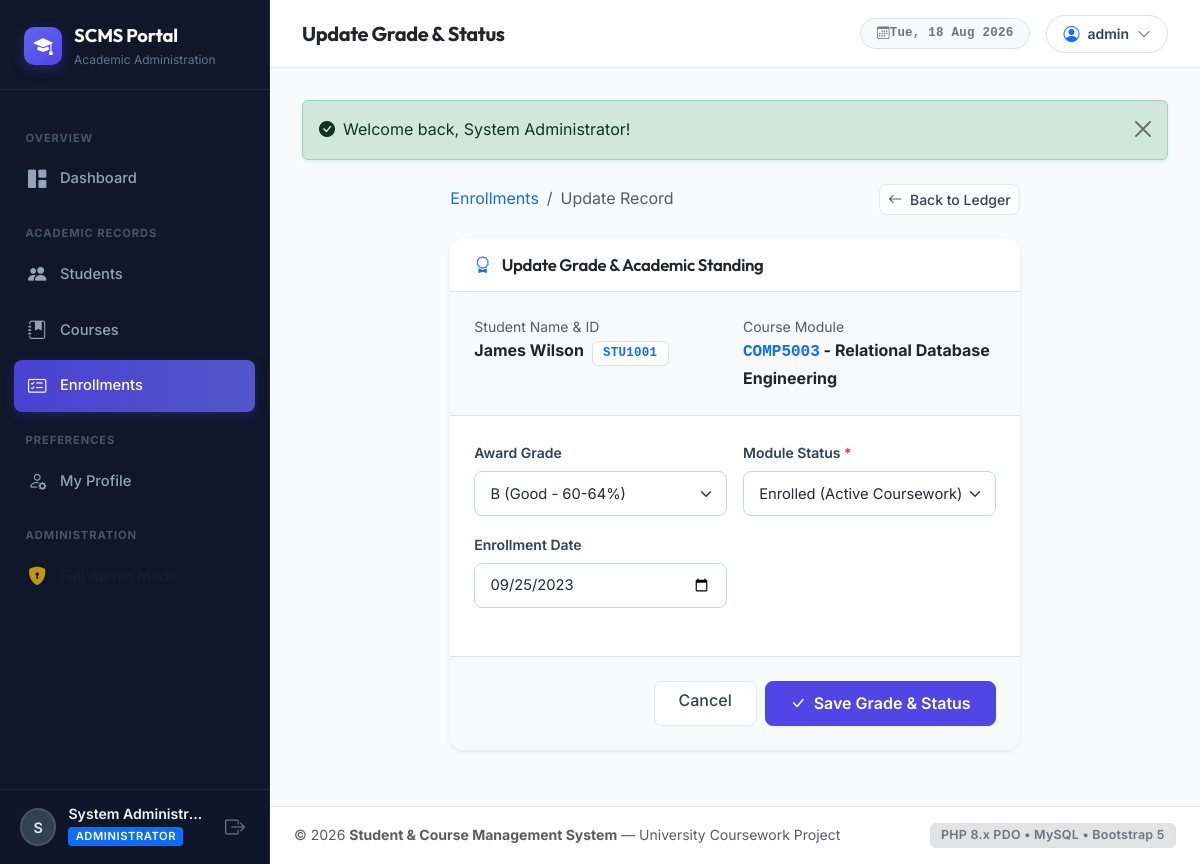
Screenshot of /enrollments/edit.php?id=2 (signed in) with the database file from the repository.
### tables this page shows
CREATE TABLE IF NOT EXISTS enrollments (
    id INT AUTO_INCREMENT PRIMARY KEY,
    student_id INT NOT NULL,
    course_id INT NOT NULL,
    enrollment_date DATE NOT NULL,
    grade VARCHAR(2) NULL,
    status ENUM('enrolled','completed','dropped') NOT NULL DEFAULT 'enrolled',
    created_at TIMESTAMP DEFAULT CURRENT_TIMESTAMP,
    updated_at TIMESTAMP DEFAULT CURRENT_TIMESTAMP ON UPDATE CURRENT_TIMESTAMP,
    UNIQUE KEY unique_enrollment (student_id, course_id),
    INDEX idx_enrollment_student (student_id),
    INDEX idx_enrollment_course (course_id),
    CONSTRAINT fk_enrollments_student FOREIGN KEY (student_id) REFERENCES students(id) ON DELETE CASCADE,
    CONSTRAINT fk_enrollments_course FOREIGN KEY (course_id) REFERENCES courses(id) ON DELETE CASCADE
);

CREATE TABLE IF NOT EXISTS students (
    id INT AUTO_INCREMENT PRIMARY KEY,
    student_number VARCHAR(20) NOT NULL UNIQUE,
    first_name VARCHAR(50) NOT NULL,
    last_name VARCHAR(50) NOT NULL,
    email VARCHAR(100) NOT NULL UNIQUE,
    phone VARCHAR(20) NULL,
    date_of_birth DATE NULL,
    address VARCHAR(255) NULL,
    enrollment_date DATE NOT NULL,
    status ENUM('active','inactive','graduated') NOT NULL DEFAULT 'active',
    created_at TIMESTAMP DEFAULT CURRENT_TIMESTAMP,
    updated_at TIMESTAMP DEFAULT CURRENT_TIMESTAMP ON UPDATE CURRENT_TIMESTAMP
);

CREATE TABLE IF NOT EXISTS courses (
    id INT AUTO_INCREMENT PRIMARY KEY,
    course_code VARCHAR(20) NOT NULL UNIQUE,
    course_name VARCHAR(100) NOT NULL,
    description TEXT NULL,
    credits INT NOT NULL DEFAULT 3,
    capacity INT NOT NULL DEFAULT 30,
    lecturer_id INT NULL,
    created_at TIMESTAMP DEFAULT CURRENT_TIMESTAMP,
    updated_at TIMESTAMP DEFAULT CURRENT_TIMESTAMP ON UPDATE CURRENT_TIMESTAMP,
    INDEX idx_course_lecturer (lecturer_id),
    CONSTRAINT fk_courses_lecturer FOREIGN KEY (lecturer_id) REFERENCES users(id) ON DELETE SET NULL
);

### includes/auth.php (called while the page is built, shortened)
<?php
function is_logged_in(): bool {
    return isset($_SESSION['user_id']) && !empty($_SESSION['user_id']);
}
function is_admin(): bool {
    return is_logged_in() && (($_SESSION['role'] ?? '') === 'admin');
}
function get_app_url(string $path = ''): string {
    $script_name = str_replace('\\', '/', $_SERVER['SCRIPT_NAME'] ?? '');
    $script_dir = dirname($script_name);
    $subdirs = ['/students', '/courses', '/enrollments', '/auth', '/config', '/includes'];
    foreach ($subdirs as $dir) {
        if (str_ends_with($script_dir, $dir)) {
            $script_dir = substr($script_dir, 0, -strlen($dir));
            break;
        }
    }
    $base = rtrim($script_dir, '/');
    return ($base === '' ? '' : $base) . '/' . ltrim($path, '/');
}

### enrollments/edit.php (the view, shortened to what this page needs)
<?php
require_once __DIR__ . '/../includes/header.php';
$pdo = get_db();
$errors = [];
$id = (int)($_GET['id'] ?? $_POST['id'] ?? 0);
$stmt = $pdo->prepare("
    SELECT
        e.*,
        s.student_number,
        s.first_name,
        s.last_name,
        s.email AS student_email,
        c.course_code,
        c.course_name,
        c.credits,
        c.lecturer_id,
        u.full_name AS lecturer_name
    FROM enrollments e
    INNER JOIN students s ON e.student_id = s.id
    INNER JOIN courses c ON e.course_id = c.id
    LEFT JOIN users u ON c.lecturer_id = u.id
    WHERE e.id = :id
    LIMIT 1
");
$stmt->execute([':id' => $id]);
$enrollment = $stmt->fetch();
$formData = [
    'grade'           => $enrollment['grade'] ?? '',
    'status'          => $enrollment['status'],
    'enrollment_date' => $enrollment['enrollment_date'],
];
?>
<div class="row justify-content-center">
    <div class="col-12 col-xl-8">
        <div class="d-flex align-items-center justify-content-between mb-4">
            <nav aria-label="breadcrumb">
                <ol class="breadcrumb mb-0">
                    <li class="breadcrumb-item"><a href="<?= e(get_app_url('enrollments/list.php')) ?>" class="text-decoration-none">Enrollments</a></li>
                    <li class="breadcrumb-item active" aria-current="page">Update Record</li>
                </ol>
            </nav>
            <a href="<?= e(get_app_url('enrollments/list.php')) ?>" class="btn btn-sm btn-light">
                <i class="bi bi-arrow-left me-1"></i> Back to Ledger
            </a>
        </div>
        <div class="card shadow-sm border-0 mb-4">
            <div class="card-header bg-white border-bottom py-3">
                <h5 class="card-header-title text-dark">
                    <i class="bi bi-award text-primary me-2"></i> Update Grade & Academic Standing
                </h5>
            </div>
            <div class="p-4 bg-light border-bottom">
                <div class="row g-3">
                    <div class="col-md-6">
                        <div class="text-muted small">Student Name & ID</div>
                        <div class="fw-bold text-dark fs-6">
                            <?= e($enrollment['first_name'] . ' ' . $enrollment['last_name']) ?>
                            <span class="badge bg-white text-primary border font-monospace ms-1"><?= e($enrollment['student_number']) ?></span>
                        </div>
                    </div>
                    <div class="col-md-6">
                        <div class="text-muted small">Course Module</div>
                        <div class="fw-bold text-dark fs-6">
                            <span class="font-monospace text-primary"><?= e($enrollment['course_code']) ?></span> - <?= e($enrollment['course_name']) ?>
                        </div>
                    </div>
                </div>
            </div>
            <form method="POST" action="<?= e($_SERVER['PHP_SELF'] . '?id=' . $id) ?>" novalidate>
                <div class="card-body p-4">
                    <div class="row g-3 mb-4">
                        <div class="col-md-6">
                            <label for="grade" class="form-label">Award Grade</label>
                            <select name="grade" id="grade" class="form-select <?= isset($errors['grade']) ? 'is-invalid' : '' ?>">
                                <option value="B"  <?= $formData['grade'] === 'B'  ? 'selected' : '' ?>>B (Good - 60-64%)</option>
                            </select>
                        </div>
                        <div class="col-md-6">
                            <label for="status" class="form-label">Module Status <span class="text-danger">*</span></label>
                            <select name="status" id="status" class="form-select <?= isset($errors['status']) ? 'is-invalid' : '' ?>" required>
                                <option value="enrolled" <?= $formData['status'] === 'enrolled' ? 'selected' : '' ?>>Enrolled (Active Coursework)</option>
                            </select>
                        </div>
                        <div class="col-md-6">
                            <label for="enrollment_date" class="form-label">Enrollment Date</label>
                            <input type="date"
                                   class="form-control <?= isset($errors['Enrollment Date']) ? 'is-invalid' : '' ?>"
                                   id="enrollment_date"
                                   name="enrollment_date"
                                   value="<?= e($formData['enrollment_date']) ?>"
                                   <?= !is_admin() ? 'readonly' : '' ?>
                                   required>
                        </div>
                    </div>
                </div>
                <div class="card-footer bg-light border-top p-4 d-flex justify-content-end gap-2">
                    <a href="<?= e(get_app_url('enrollments/list.php')) ?>" class="btn btn-light px-4">Cancel</a>
                    <button type="submit" class="btn btn-primary px-4 fw-semibold">
                        <i class="bi bi-check-lg me-1"></i> Save Grade & Status
                    </button>
                </div>
            </form>
        </div>
    </div>
</div>
<?php require_once __DIR__ . '/../includes/footer.php'; ?>

### assets/css/style.css (style rules this page uses)
:root { --font-sans: 'Inter', -apple-system, BlinkMacSystemFont, 'Segoe UI', Roboto, sans-serif; --font-heading: 'Outfit', var(--font-sans); --primary: #4f46e5; --primary-hover: #4338ca; --primary-light: #eef2ff; --primary-glow: rgba(79, 70, 229, 0.15); --secondary: #64748b; --secondary-light: #f1f5f9; --success: #10b981; --success-light: #ecfdf5; --warning: #f59e0b; --warning-light: #fffbeb; --danger: #ef4444; --danger-light: #fef2f2; --info: #0ea5e9; --info-light: #f0f9ff; --bg-body: #f8fafc; --bg-surface: #ffffff; --bg-sidebar: #0f172a; --bg-sidebar-hover: #1e293b; --bg-sidebar-active: #334155; --border-color: #e2e8f0; --border-color-subtle: #f1f5f9; --text-main: #1e293b; --text-muted: #64748b; --text-heading: #0f172a; --shadow-xs: 0 1px 2px 0 rgba(0, 0, 0, 0.05); --shadow-sm: 0 1px 3px 0 rgba(0, 0, 0, 0.08), 0 1px 2px -1px rgba(0, 0, 0, 0.08); --shadow-md: 0 4px 6px -1px rgba(0, 0, 0, 0.08), 0 2px 4px -2px rgba(0, 0, 0, 0.06); --shadow-lg: 0 10px 15px -3px rgba(0, 0, 0, 0.08), 0 4px 6px -4px rgba(0, 0, 0, 0.04); --shadow-xl: 0 20px 25px -5px rgba(0, 0, 0, 0.1), 0 8px 10px -6px rgba(0, 0, 0, 0.06); --transition-fast: 0.15s cubic-bezier(0.4, 0, 0.2, 1); --transition-base: 0.25s cubic-bezier(0.4, 0, 0.2, 1); }
*, *::before, *::after { box-sizing: border-box; }
body { font-family: var(--font-sans); background-color: var(--bg-body); color: var(--text-main); line-height: 1.6; -webkit-font-smoothing: antialiased; min-height: 100vh; display: flex; flex-direction: column; }
h1, h2, h3, h4, h5, h6, .font-heading { font-family: var(--font-heading); color: var(--text-heading); letter-spacing: -0.02em; font-weight: 600; }
.card { background: var(--bg-surface); border: 1px solid var(--border-color); border-radius: 14px; box-shadow: var(--shadow-sm); transition: var(--transition-base); overflow: hidden; }
.card-header { background: transparent; border-bottom: 1px solid var(--border-color); padding: 1.25rem 1.5rem; display: flex; align-items: center; justify-content: space-between; }
.card-header-title { font-size: 1.05rem; font-weight: 600; margin: 0; }
.card-body { padding: 1.5rem; }
.form-label { font-size: 0.875rem; font-weight: 600; color: #334155; margin-bottom: 0.4rem; }
.form-control, .form-select { border: 1px solid #cbd5e1; border-radius: 8px; padding: 0.65rem 0.95rem; font-size: 0.92rem; color: var(--text-main); background-color: #ffffff; transition: var(--transition-fast); }
.btn-primary { background-color: var(--primary); border-color: var(--primary); font-weight: 500; padding: 0.6rem 1.25rem; border-radius: 8px; box-shadow: var(--shadow-xs); transition: var(--transition-fast); }
.btn-light { background: #ffffff; border: 1px solid var(--border-color); color: #334155; font-weight: 500; border-radius: 8px; }
.badge { font-weight: 600; letter-spacing: 0.02em; padding: 0.35rem 0.65rem; border-radius: 6px; font-size: 0.78rem; }

### rows the page displays
enrollments: student.last_name "James Wilson", student.student_number "STU1001", course.course_code "COMP5003", course.course_name "Relational Database Engineering", grade "B (Good - 60-64%)", status "Enrolled (Active Coursework)", enrollment_date "09/25/2023"

### other values shown
substr($current_user['full_name'] ?? 'U', 0, 1) "S"
$current_user['full_name'] "System Administr…"
$page_title "Update Grade & Status"
$current_user['username'] "admin"
$text "Welcome back, System Administrator!"
